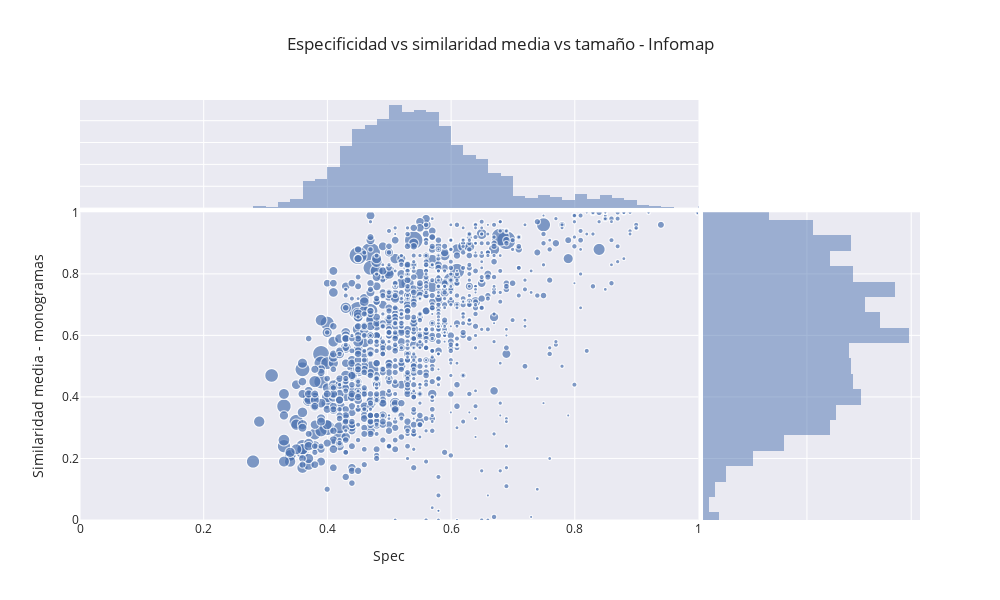

The notebook cell this image was saved under:
### Code cell
supergrafico(infomap_summary,0,"Infomap")

### Figure 1 — Plotly figure (JSON) as saved in the notebook; plotly's stock layout.template omitted (floating-point values rounded to 4 significant figures; data arrays with more than 128 entries replaced by an {"elided": "..."} marker saying what was removed)
{"data": [{"hovertemplate": "x=%{x}<br>mean_sim_lsa_0=%{y}<br>tamaño=%{marker.size}<extra></extra>", "legendgroup": "", "marker": {"color": "rgb(76,114,176)", "size": {"elided": "1148 int values"}, "sizemode": "area", "sizeref": 0.205, "symbol": "circle"}, "mode": "markers", "name": "", "showlegend": false, "type": "scattergl", "x": {"elided": "1148 float values"}, "xaxis": "x", "y": {"elided": "1148 float values"}, "yaxis": "y"}, {"alignmentgroup": "True", "bingroup": "x", "hovertemplate": "x=%{x}<br>count=%{y}<extra></extra>", "legendgroup": "", "marker": {"color": "rgb(76,114,176)"}, "name": "", "offsetgroup": "", "opacity": 0.5, "showlegend": false, "type": "histogram", "x": {"elided": "1148 float values"}, "xaxis": "x3", "yaxis": "y3"}, {"alignmentgroup": "True", "bingroup": "y", "hovertemplate": "mean_sim_lsa_0=%{y}<br>count=%{x}<extra></extra>", "legendgroup": "", "marker": {"color": "rgb(76,114,176)"}, "name": "", "offsetgroup": "", "opacity": 0.5, "showlegend": false, "type": "histogram", "xaxis": "x2", "y": {"elided": "1148 float values"}, "yaxis": "y2"}], "layout": {"barmode": "overlay", "height": 600, "legend": {"itemsizing": "constant", "tracegroupgap": 0}, "title": {"text": "Especificidad vs similaridad media vs tamaño - Infomap"}, "width": 1000, "xaxis": {"anchor": "y", "domain": [0, 0.7363], "range": [0, 1], "title": {"text": "Spec"}}, "xaxis2": {"anchor": "y2", "domain": [0.7413, 1], "matches": "x2", "showline": false, "showticklabels": false, "ticks": ""}, "xaxis3": {"anchor": "y3", "domain": [0, 0.7363], "matches": "x", "showticklabels": false}, "xaxis4": {"anchor": "y4", "domain": [0.7413, 1], "matches": "x2", "showline": false, "showticklabels": false, "ticks": ""}, "yaxis": {"anchor": "x", "domain": [0, 0.7326], "range": [0, 1], "title": {"text": "Similaridad media - monogramas"}}, "yaxis2": {"anchor": "x2", "domain": [0, 0.7326], "matches": "y", "showticklabels": false}, "yaxis3": {"anchor": "x3", "domain": [0.7426, 1], "matches": "y3", "showline": false, "showticklabels": false, "ticks": ""}, "yaxis4": {"anchor": "x4", "domain": [0.7426, 1], "matches": "y3", "showline": false, "showticklabels": false, "ticks": ""}}}
